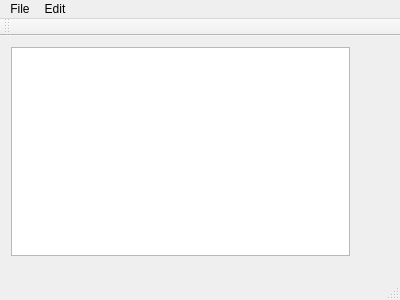
<?xml version="1.0" encoding="UTF-8"?>
<ui version="4.0">
 <class>MainWindow</class>
 <widget class="QMainWindow" name="MainWindow">
  <property name="geometry">
   <rect>
    <x>0</x>
    <y>0</y>
    <width>400</width>
    <height>300</height>
   </rect>
  </property>
  <property name="windowTitle">
   <string>MainWindow</string>
  </property>
  <widget class="QWidget" name="centralWidget">
   <widget class="QWidget" name="verticalLayoutWidget">
    <property name="geometry">
     <rect>
      <x>0</x>
      <y>0</y>
      <width>361</width>
      <height>231</height>
     </rect>
    </property>
    <layout class="QVBoxLayout" name="verticalLayout">
     <item>
      <widget class="QTextEdit" name="textEdit"/>
     </item>
    </layout>
   </widget>
  </widget>
  <widget class="QMenuBar" name="menuBar">
   <property name="geometry">
    <rect>
     <x>0</x>
     <y>0</y>
     <width>400</width>
     <height>21</height>
    </rect>
   </property>
   <widget class="QMenu" name="menuFile">
    <property name="title">
     <string>File</string>
    </property>
    <addaction name="actionNew"/>
    <addaction name="actionNew_2"/>
    <addaction name="actionPrint"/>
    <addaction name="actionSave_as"/>
    <addaction name="actionExit"/>
   </widget>
   <widget class="QMenu" name="menuEdit">
    <property name="title">
     <string>Edit</string>
    </property>
    <addaction name="actionCopy"/>
    <addaction name="actionPaste"/>
    <addaction name="actionCut"/>
    <addaction name="actionUndo"/>
    <addaction name="actionRedo"/>
   </widget>
   <addaction name="menuFile"/>
   <addaction name="menuEdit"/>
  </widget>
  <widget class="QToolBar" name="mainToolBar">
   <attribute name="toolBarArea">
    <enum>TopToolBarArea</enum>
   </attribute>
   <attribute name="toolBarBreak">
    <bool>false</bool>
   </attribute>
  </widget>
  <widget class="QStatusBar" name="statusBar"/>
  <action name="actionNew">
   <property name="text">
    <string>Open</string>
   </property>
  </action>
  <action name="actionNew_2">
   <property name="text">
    <string>New</string>
   </property>
  </action>
  <action name="actionPrint">
   <property name="text">
    <string>Print</string>
   </property>
  </action>
  <action name="actionSave_as">
   <property name="text">
    <string>Save as</string>
   </property>
  </action>
  <action name="actionExit">
   <property name="text">
    <string>Exit</string>
   </property>
  </action>
  <action name="actionCopy">
   <property name="text">
    <string>Copy</string>
   </property>
  </action>
  <action name="actionPaste">
   <property name="text">
    <string>Paste</string>
   </property>
  </action>
  <action name="actionCut">
   <property name="text">
    <string>Cut</string>
   </property>
  </action>
  <action name="actionUndo">
   <property name="text">
    <string>Undo</string>
   </property>
  </action>
  <action name="actionRedo">
   <property name="text">
    <string>Redo</string>
   </property>
  </action>
 </widget>
 <layoutdefault spacing="6" margin="11"/>
 <resources/>
 <connections/>
</ui>
